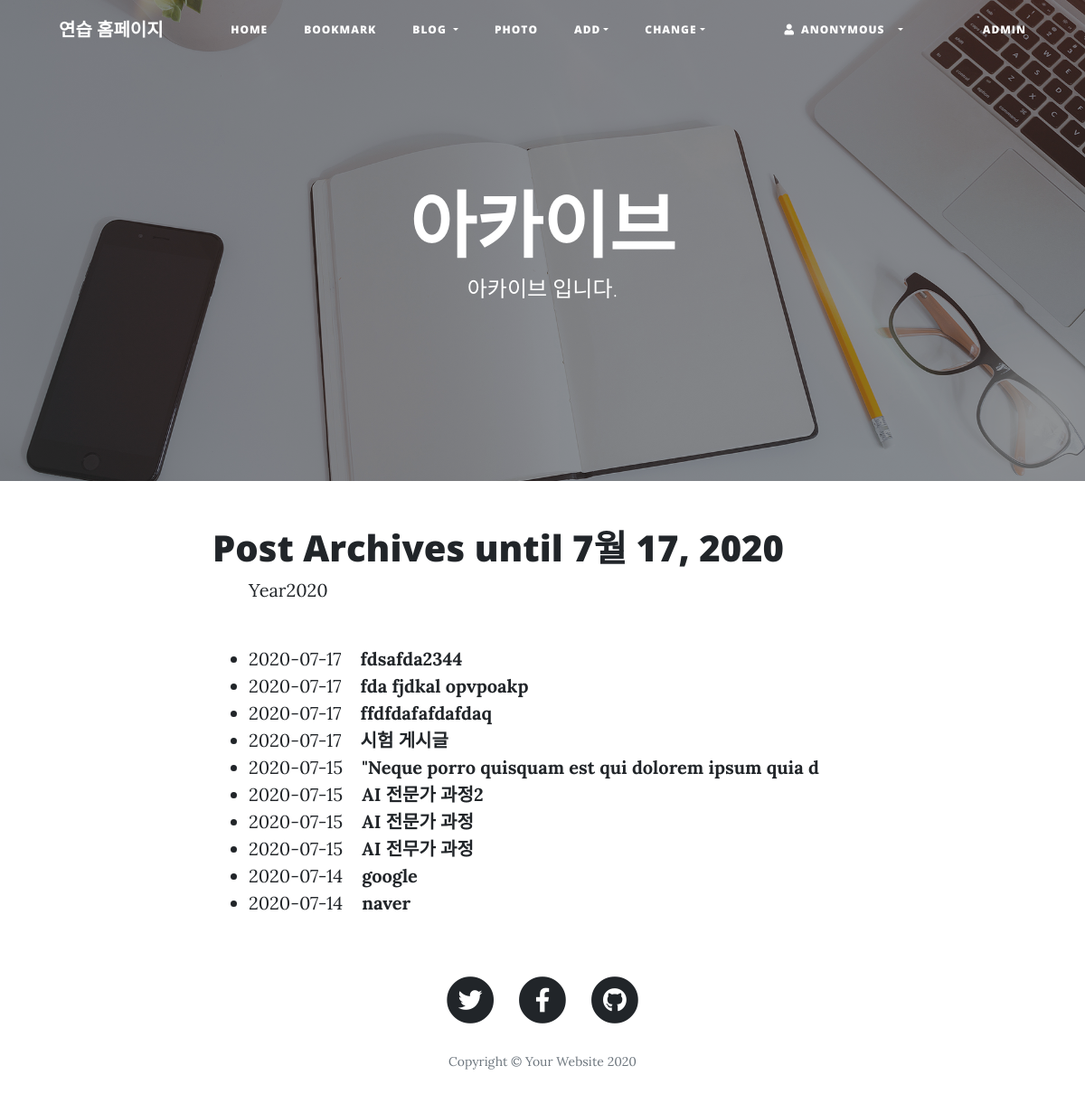
Screenshot of /blog/archive/ with the database file from the repository.
### blog/models.py (models this page shows, shortened)
class Post(models.Model):
    title = models.CharField(verbose_name='TITLE', max_length=50)
    slug = models.SlugField('SLUG', unique=True, allow_unicode=True, help_text='one word for title for title alias.')
    description = models.CharField('DESCRIPTION', max_length=100, blank=True, help_text='simple description text.')
    content = models.TextField('CONTENT')
    create_dt = models.DateTimeField('CREATE DATE', auto_now_add=True)
    modify_dt = models.DateTimeField('MODIFY DATE', auto_now=True)
    tags = TaggableManager(blank=True)
    owner = models.ForeignKey(User, on_delete=models.CASCADE, verbose_name='OWNER', blank=True, null=True)
    class Meta:
        verbose_name = 'post'
        verbose_name_plural = 'posts'
        db_table = 'blog_posts'
        ordering = ('-modify_dt',)
    def get_absolute_url(self):
        return reverse('blog:post_detail', args=(self.slug,))

### blog/views.py (the view)
# urls.py: path('archive/', views.PostAV.as_view(), name='post_archive'),
class PostAV(ArchiveIndexView):
    model = Post
    date_field = 'modify_dt'

### blog/templates/blog/post_archive.html (shortened to what this page needs)
{% extends 'base.html' %}
{% load static %}
{% block header %}
<header class="masthead" style="background-image: url({% static 'img/home-bg.jpg' %})">
    <div class="overlay"></div>
    <div class="container">
      <div class="row">
        <div class="col-lg-8 col-md-10 mx-auto">
          <div class="site-heading">
            <h1> 아카이브 </h1>
            <span class="subheading"> 아카이브 입니다.</span>
          </div>
        </div>
      </div>
    </div>
  </header>
{% endblock %}
{% block content %}
<div class="container">
    <div class="row">
      <div class="col-lg-8 col-md-10 mx-auto">
        <h1>Post Archives until {% now "N d, Y" %}</h1>
        <ul>
            {% for date in date_list %}
            <li style="display: inline;">
                <a href="{% url 'blog:post_year_archive' date|date:'Y' %}">Year{{date|date:"Y" }}</a>
            </li>
            {% endfor %}
        </ul>
        <br>
        <div>
            <ul>
                {% for post in object_list %}
                <li>{{ post.modify_dt|date:"Y-m-d" }}&nbsp;&nbsp;&nbsp;
                    <a href="{{ post.get_absolute_url  }}"><strong>{{ post.title }}</strong></a>
                </li>
                {% endfor %}
            </ul>
        </div>
      </div>
    </div>
</div>
{% endblock %}

### rows the page displays
Post: modify_dt "2020-07-17", title "fdsafda2344"
Post: modify_dt "2020-07-17", title "fda fjdkal opvpoakp"
Post: modify_dt "2020-07-17", title "ffdfdafafdafdaq"
Post: modify_dt "2020-07-17", title "시험 게시글"
Post: modify_dt "2020-07-15", title "\"Neque porro quisquam est qui dolorem ipsum quia d"
Post: modify_dt "2020-07-15", title "AI 전문가 과정2"
Post: modify_dt "2020-07-15", title "AI 전문가 과정"
Post: modify_dt "2020-07-15", title "AI 전무가 과정"
Post: modify_dt "2020-07-14", title "google"
Post: modify_dt "2020-07-14", title "naver"

### other values shown
{{ date|date:"Y" }} "2020"
